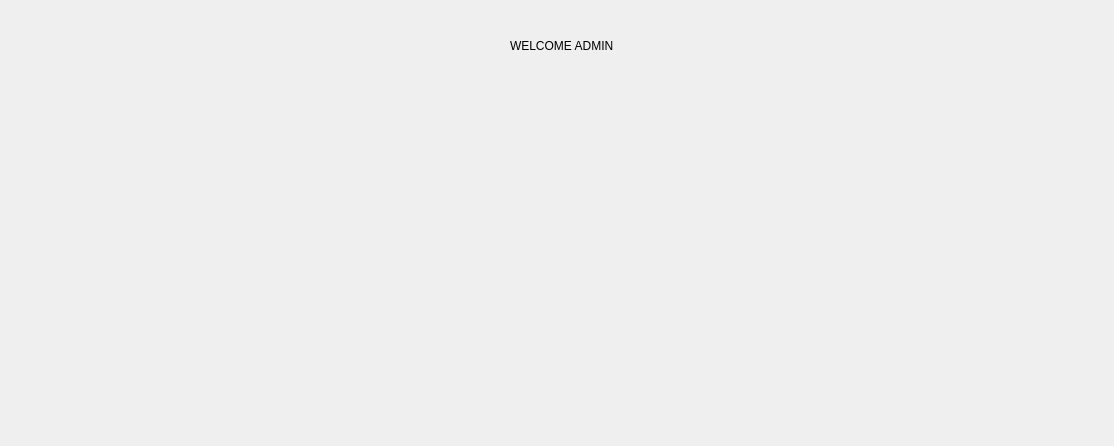
<?xml version="1.0" encoding="UTF-8"?>
<ui version="4.0">
 <class>dialog</class>
 <widget class="QDialog" name="dialog">
  <property name="geometry">
   <rect>
    <x>0</x>
    <y>0</y>
    <width>1114</width>
    <height>446</height>
   </rect>
  </property>
  <property name="windowTitle">
   <string>Dialog</string>
  </property>
  <widget class="QLabel" name="adminPanel">
   <property name="geometry">
    <rect>
     <x>510</x>
     <y>20</y>
     <width>151</width>
     <height>51</height>
    </rect>
   </property>
   <property name="text">
    <string>WELCOME ADMIN</string>
   </property>
  </widget>
 </widget>
 <resources/>
 <connections/>
</ui>
